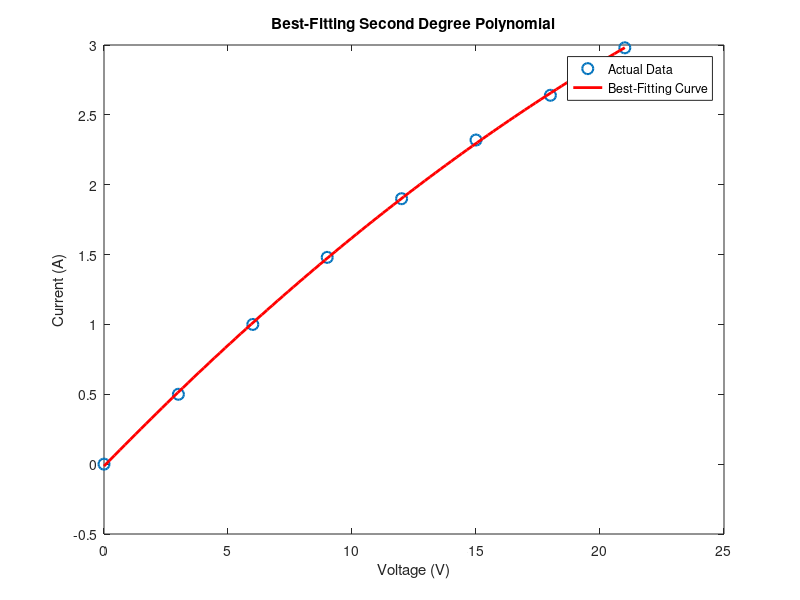

MATLAB code to generate this figure:
% Given data
voltage = [0, 3, 6, 9, 12, 15, 18, 21];
current = [0, 0.5, 1.0, 1.48, 1.90, 2.32, 2.64, 2.98];

% Fit a second-degree polynomial to the data
coefficients_2nd_degree = polyfit(voltage, current, 2)

% Extract the coefficients for the second-degree polynomial
a2 = coefficients_2nd_degree(1);
a1 = coefficients_2nd_degree(2);
a0 = coefficients_2nd_degree(3);

% Create a range of voltage values for the best-fitting curve
voltage_range = linspace(min(voltage), max(voltage), 100);

% Calculate the corresponding current values using the second-degree polynomial
current_fit_2nd_degree = polyval(coefficients_2nd_degree, voltage_range);

% Plot the data points and the best-fitting curve
figure;
plot(voltage, current, 'o', 'MarkerSize', 8, 'LineWidth', 1.5);
hold on;
plot(voltage_range, current_fit_2nd_degree, 'r-', 'LineWidth', 2);

% Add labels and a legend
xlabel('Voltage (V)');
ylabel('Current (A)');
title('Best-Fitting Second Degree Polynomial');
legend('Actual Data', 'Best-Fitting Curve');

% Display the coefficients of the second-degree polynomial
disp(['Coefficients of the second-degree polynomial:']);
disp(['Coefficient a2: ' num2str(a2)]);
disp(['Coefficient a1: ' num2str(a1)]);
disp(['Coefficient a0: ' num2str(a0)]);

% Find the current for v = 14 V
v_target = 14;
current_at_14V = polyval(coefficients_2nd_degree, v_target);
disp(['Current at v = 14 V: ' num2str(current_at_14V)]);
